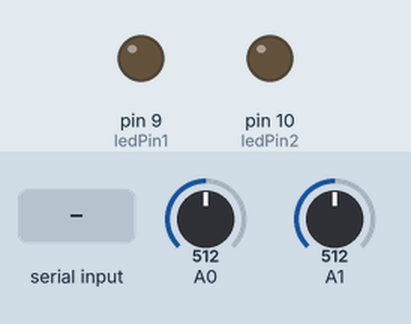
The sketch below on a simulated Arduino Uno, built with avr-gcc and run on an emulated ATmega328P. Parts: output pins drawn as LEDs (lit = HIGH). The inputs (shaded band) are chosen by the test bench; at power-on: A0 = 512, A1 = 512. What the sketch prints to the serial monitor is not drawn.

Above: at 1.2 s.
1.3 s: "LED1:90\n" received over Serial
At 2.4 s:
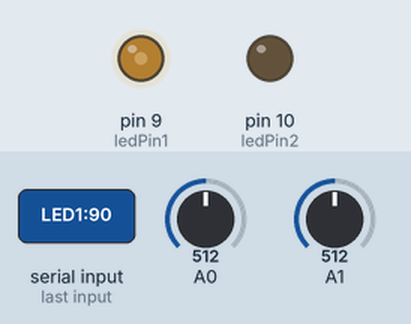
2.9 s: "LED2:90\n" received over Serial
At 3.9 s:
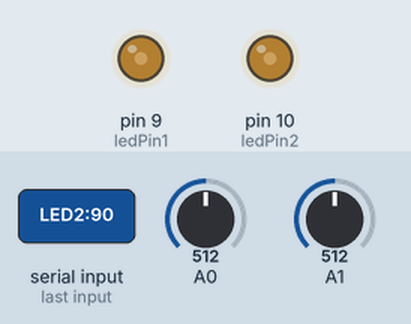
4.5 s: "LED1:\n" received over Serial
At 5.5 s:
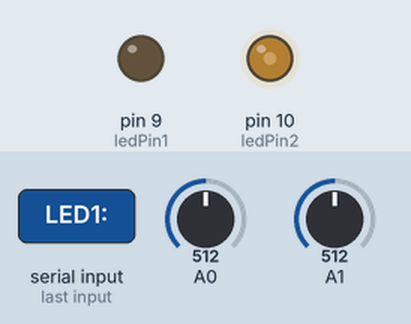
Timing chart, 0 to 7.5 s (numbered marks = the images above; inputs shaded):
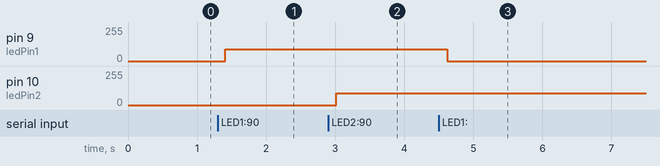

The sketch:

phyton.ino
```cpp
// Código del Arduino
int ledPin1 = 9;  // Pin para el primer LED
int ledPin2 = 10; // Pin para el segundo LED

void setup() {
  Serial.begin(9600);
  pinMode(ledPin1, OUTPUT);
  pinMode(ledPin2, OUTPUT);
}

void loop() {
  float valor_A0 = analogRead(A0) / 1023.0 * 5.0;
  float valor_A1 = analogRead(A1) / 1023.0 * 5.0;

  Serial.println(valor_A0);
  delay(100);

  Serial.println(valor_A1);
  delay(100);

  if (Serial.available() > 0) {
    String mensaje = Serial.readStringUntil('\n');

    if (mensaje.startsWith("LED1:")) {
      int valor_led = mensaje.substring(5).toInt();
      analogWrite(ledPin1, valor_led);
    } else if (mensaje.startsWith("LED2:")) {
      int valor_led = mensaje.substring(5).toInt();
      analogWrite(ledPin2, valor_led);
    }
  }
}
```

Measured:
- after the input at 1.3 s, pin 9 (ledPin1): 0/255 → 90/255 after 0.11 s
- after the input at 2.9 s, pin 10 (ledPin2): 0/255 → 90/255 after 0.12 s
- after the input at 4.5 s, pin 9 (ledPin1): 90/255 → 0/255 after 0.13 s
